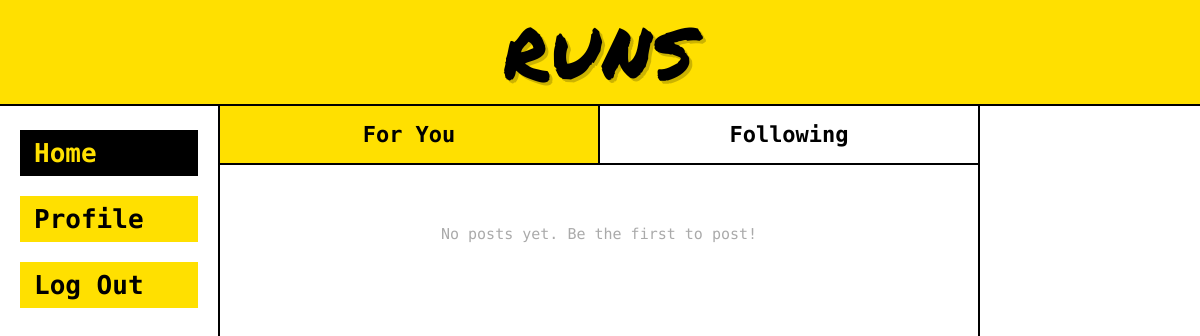
The app's page /stream/, older data.
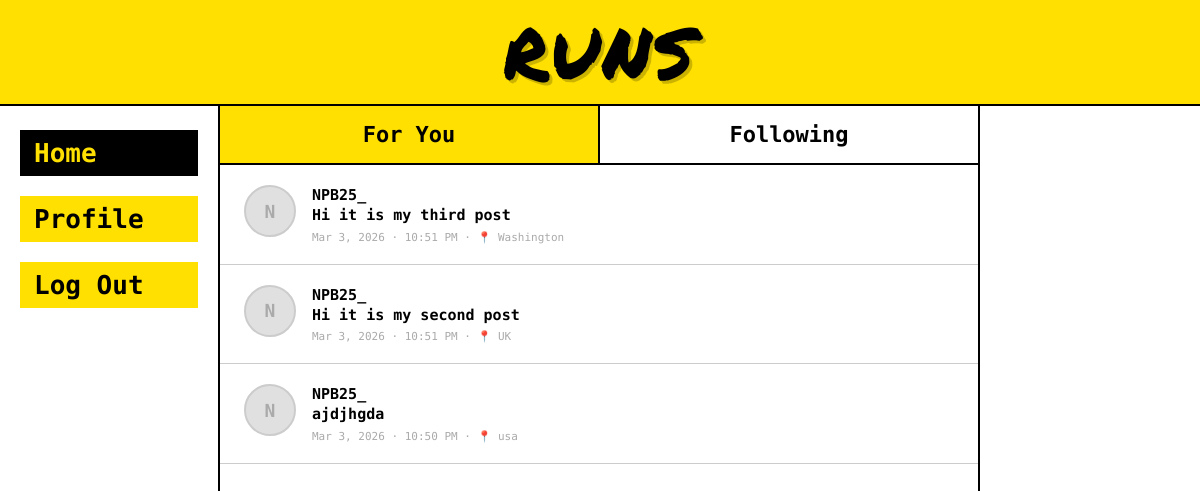
The same page, newer data.
### runs/models.py (models this page shows, shortened)
class Post(models.Model):
    content = models.CharField(max_length=42)
    author = models.ForeignKey(User, on_delete=models.CASCADE, related_name='posts')
    created_at = models.DateTimeField(auto_now_add=True)
    location = models.CharField(max_length=100, blank=True, null=True)
    class Meta:
        ordering = ['-created_at']

### runs/views.py (the view)
# urls.py: path('stream/', views.stream_view, name='stream'),
def stream_view(request):
    posts = Post.objects.select_related('author').all()
    return render(request, 'runs/stream.html', {'posts': posts})

### runs/templates/runs/stream.html (shortened to what this page needs)
{% load static %}
<!DOCTYPE html>
<html lang="en">
<head>
  <link rel="stylesheet" href="{% static 'runs/css/style.css' %}">
</head>
<body>
  <header class="app-header">
    <span class="runs-logo">RUNS</span>
  </header>
  <div class="app-body">
    <nav class="sidebar">
      <a href="{% url 'stream' %}" class="active">Home</a>
      <a href="{% url 'profile' %}">Profile</a>
      <a href="{% url 'logout' %}">Log Out</a>
    </nav>
    <main class="main-content">
      <div class="stream-tabs">
        <a href="{% url 'stream' %}" class="stream-tab active">For You</a>
        <span class="stream-tab">Following</span>
      </div>
      <ul class="post-list">
        {% for post in posts %}
          <li class="post-card">
            <div class="avatar">{{ post.author.username|first|upper }}</div>
            <div class="post-body">
              <a href="{% url 'profile_user' post.author.username %}" class="post-username">{{ post.author.username }}</a>
              <div class="post-content">{{ post.content }}</div>
              <div class="post-meta">
                {{ post.created_at|date:"M j, Y · g:i A" }}
                {% if post.location %} · 📍 {{ post.location }}{% endif %}
              </div>
            </div>
          </li>
        {% empty %}
          <li class="empty-state">No posts yet. Be the first to post!</li>
        {% endfor %}
      </ul>
    </main>
  </div>
</body>
</html>

### runs/static/runs/css/style.css (style rules this page uses)
:root { --yellow: #FFE000; --yellow-dark: #D4B800; --black: #000000; --white: #FFFFFF; --gray-light: #E0E0E0; --gray-mid: #AAAAAA; --gray-dark: #333333; --border: 2px solid #000; }
* { margin: 0; padding: 0; box-sizing: border-box; }
body { font-family: 'Space Mono', monospace; background: var(--white); color: var(--black); min-height: 100vh; }
.runs-logo { font-family: 'Permanent Marker', cursive; letter-spacing: 2px; text-shadow: 3px 3px 0px rgba(0,0,0,0.2); }
.app-header { background: var(--yellow); text-align: center; padding: 16px 0; border-bottom: var(--border); }
.app-header .runs-logo { font-size: 72px; color: var(--black); line-height: 1; }
.app-body { display: flex; min-height: calc(100vh - 110px); }
.sidebar { width: 220px; flex-shrink: 0; padding: 24px 20px; display: flex; flex-direction: column; gap: 20px; border-right: var(--border); }
.sidebar a { display: inline-block; background: var(--yellow); color: var(--black); text-decoration: none; font-size: 26px; font-weight: 700; padding: 8px 14px; transition: background 0.15s; }
.sidebar a.active { background: var(--black); color: var(--yellow); }
.main-content { flex: 1; padding: 0; max-width: 760px; border-right: var(--border); }
.stream-tabs { display: flex; border-bottom: var(--border); }
.stream-tab { flex: 1; text-align: center; padding: 16px; font-size: 22px; font-weight: 700; cursor: pointer; border: none; background: var(--white); font-family: 'Space Mono', monospace; text-decoration: none; color: var(--black); transition: background 0.15s; }
.stream-tab:not(:last-child) { border-right: var(--border); }
.stream-tab.active, .stream-tab:hover { background: var(--yellow); }
.post-list { list-style: none; }
.post-card { display: flex; align-items: flex-start; gap: 16px; padding: 20px 24px; border-bottom: 1px solid #ccc; transition: background 0.1s; }
.avatar { width: 52px; height: 52px; border-radius: 50%; background: var(--gray-light); flex-shrink: 0; border: 2px solid #ccc; display: flex; align-items: center; justify-content: center; font-weight: 700; font-size: 18px; color: var(--gray-mid); text-transform: uppercase; }
.post-body { flex: 1; }
.post-username { font-size: 15px; font-weight: 700; margin-bottom: 4px; text-decoration: none; color: var(--black); }
.post-content { font-size: 15px; font-weight: 700; line-height: 1.5; }
.post-meta { font-size: 11px; color: var(--gray-mid); margin-top: 4px; }

Row changes from the older to the newer data that the page shows:
added Post: author.username|first "N", author.username "NPB25_", content "Hi it is my third post", created_at "Mar 3, 2026 · 10:51 PM", location "Washington"
added Post: author.username|first "N", author.username "NPB25_", content "Hi it is my second post", created_at "Mar 3, 2026 · 10:51 PM", location "UK"
added Post: author.username|first "N", author.username "NPB25_", content "ajdjhgda", created_at "Mar 3, 2026 · 10:50 PM", location "usa"
Text that changed along with them:
text no longer shown: "No posts yet. Be the first to post!"
